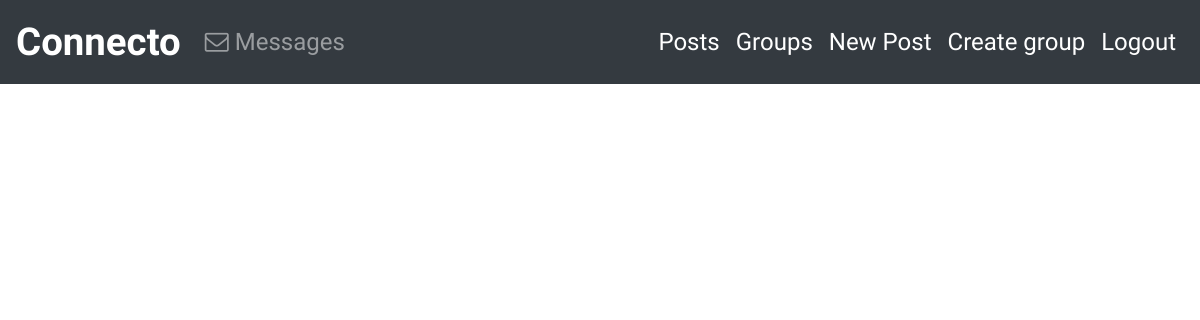
The page /posts/by/Anony/ (signed in) on the database as committed earlier.
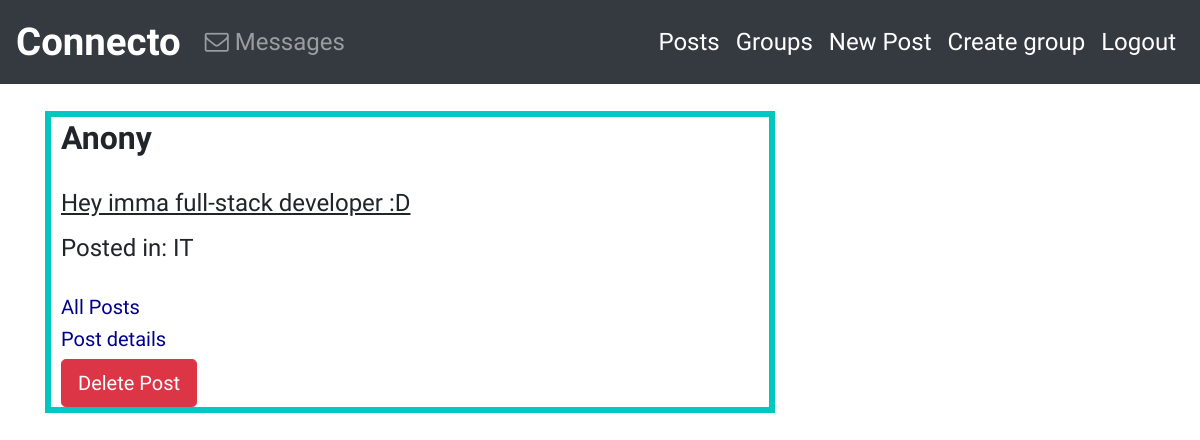
The same page on the database as committed later.
### posts/models.py (models this page shows, shortened)
class Post(models.Model):
    user=models.ForeignKey(User,related_name='posts',on_delete=models.CASCADE)
    message=models.TextField()
    message_html=models.TextField(editable=False)
    created_at=models.DateTimeField(auto_now=True)
    group=models.ForeignKey(Group,related_name='posts',null=True,blank=True,on_delete=models.CASCADE)
    class Meta:
        ordering =['-created_at']
        unique_together=['user','message']

### groups/models.py (models this page shows, shortened)
class Group(models.Model):
    name=models.CharField(max_length=250,unique=True)
    slug=models.SlugField(allow_unicode=True,unique=True)
    description=models.TextField(blank=True,default='')
    description_html=models.TextField(editable=False,default='',blank=True)
    members=models.ManyToManyField(User,through="Groupmember")
    class Meta:
        ordering =['name']

### posts/views.py (the view)
# urls.py: re_path(r'by/(?P<username>[-\w]+)/$',UserPosts.as_view(),name='for_user'),
class UserPosts(SelectRelatedMixin,ListView):
    model=Post
    template_name='posts/user_post_list.html'
    def get_queryset(self):
        try:
            self.post_user=Post.objects.filter(user__username__iexact=self.kwargs.get('username'))
        except User.DoesNotExist:
            return Http404
        else:
            return self.post_user.all()
    def get_context_data(self, **kwargs):
        context = super().get_context_data(**kwargs)
        context['post_user'] = self.kwargs.get('username')
        return context

### posts/templates/posts/user_post_list.html
{% extends "posts/post_base.html" %}
    {% block post_content %}
        {% for post in post_list %}
            <div class="col-md-8">
                    {% include "posts/_post.html" %}
            </div>
        {% endfor %}
    {% endblock %}

### posts/templates/posts/_post.html
<div class="post-media">
    <h2><b>{{post.user.username}}</b></h2>
    <br>
        <div class="media-body">
            <h4> <U>{{post.message_html|safe}}</U></h4>
                {% if post.group %}
                    <h4>  Posted in: {{post.group.name}}</h4>
                    <br>
                {% endif %}
                {% if request.user.is_authenticated %}
                <h5><a href="{% url 'posts:for_user' username=post.user.username %}">All Posts </a></h5>
                <h5><a href="{% url 'posts:single' username=post.user.username pk=post.pk %}">Post details </a></h5>
                {% endif %}
        </div>
        <div class="media-footer">
            {% if request.user.is_authenticated and request.user == post.user %}
                 <a href="{% url 'posts:delete' pk=post.pk %}" class="btn btn-lg btn-danger"> Delete Post </a>
            {% endif %}
        </div>
    </div>

Rows that differ between the two databases and show on the page:
added Post: user.username "Anony", message_html "Hey imma full-stack developer :D", group.name "IT", shows "Delete Post"
